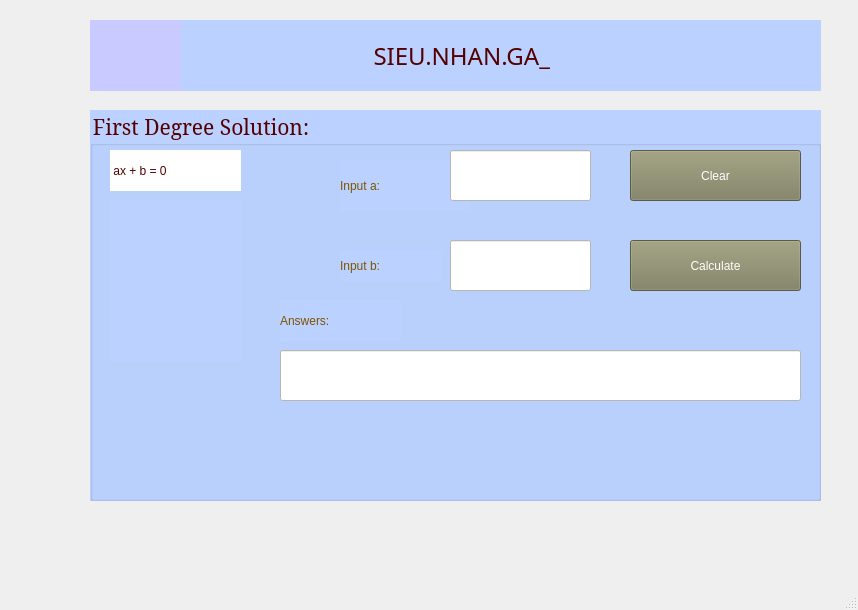
<?xml version="1.0" encoding="UTF-8"?>
<ui version="4.0">
 <class>MainWindow</class>
 <widget class="QMainWindow" name="MainWindow">
  <property name="geometry">
   <rect>
    <x>0</x>
    <y>0</y>
    <width>858</width>
    <height>610</height>
   </rect>
  </property>
  <property name="windowTitle">
   <string>sieunhangao</string>
  </property>
  <property name="windowIcon">
   <iconset>
    <normaloff>../images/hinh-anh-chibi-sieu-nhan-5-anh-em-gao.jpg</normaloff>../images/hinh-anh-chibi-sieu-nhan-5-anh-em-gao.jpg</iconset>
  </property>
  <widget class="QWidget" name="centralwidget">
   <widget class="QLabel" name="label_4">
    <property name="geometry">
     <rect>
      <x>90</x>
      <y>20</y>
      <width>731</width>
      <height>71</height>
     </rect>
    </property>
    <property name="font">
     <font>
      <family>Segoe UI Black</family>
      <pointsize>18</pointsize>
      <weight>10</weight>
      <italic>false</italic>
      <bold>false</bold>
     </font>
    </property>
    <property name="styleSheet">
     <string notr="true">color: rgb(85, 0, 0);
font: 87 18pt &quot;Segoe UI Black&quot;;
background-color: rgb(187, 209, 255);</string>
    </property>
    <property name="text">
     <string>  SIEU.NHAN.GA_</string>
    </property>
    <property name="alignment">
     <set>Qt::AlignCenter</set>
    </property>
   </widget>
   <widget class="QLabel" name="label_6">
    <property name="geometry">
     <rect>
      <x>90</x>
      <y>20</y>
      <width>91</width>
      <height>71</height>
     </rect>
    </property>
    <property name="font">
     <font>
      <family>Segoe Script</family>
      <pointsize>18</pointsize>
      <weight>9</weight>
      <italic>false</italic>
      <bold>false</bold>
     </font>
    </property>
    <property name="styleSheet">
     <string notr="true">background-color: rgb(201, 202, 255);
color: rgb(85, 0, 0);
font: 75 18pt &quot;Segoe Script&quot;;</string>
    </property>
    <property name="text">
     <string/>
    </property>
    <property name="pixmap">
     <pixmap>../images/Anh-5-anh-em-sieu-nhan-phong-cach-chibi.webp</pixmap>
    </property>
    <property name="scaledContents">
     <bool>true</bool>
    </property>
   </widget>
   <widget class="QGroupBox" name="groupBox">
    <property name="geometry">
     <rect>
      <x>90</x>
      <y>110</y>
      <width>731</width>
      <height>391</height>
     </rect>
    </property>
    <property name="font">
     <font>
      <family>MS Serif</family>
      <pointsize>16</pointsize>
      <weight>9</weight>
      <italic>false</italic>
      <bold>false</bold>
     </font>
    </property>
    <property name="styleSheet">
     <string notr="true">font: 75 16pt &quot;MS Serif&quot;;
background-color: rgb(187, 209, 255);
color: rgb(85, 0, 0);</string>
    </property>
    <property name="title">
     <string>First Degree Solution:</string>
    </property>
    <widget class="QLineEdit" name="txtKetQua">
     <property name="geometry">
      <rect>
       <x>190</x>
       <y>240</y>
       <width>521</width>
       <height>51</height>
      </rect>
     </property>
     <property name="styleSheet">
      <string notr="true">background-color: rgb(255, 255, 255);</string>
     </property>
    </widget>
    <widget class="QLabel" name="label_3">
     <property name="geometry">
      <rect>
       <x>250</x>
       <y>140</y>
       <width>101</width>
       <height>31</height>
      </rect>
     </property>
     <property name="styleSheet">
      <string notr="true">color: rgb(126, 84, 0);</string>
     </property>
     <property name="text">
      <string>Input b:</string>
     </property>
    </widget>
    <widget class="QLineEdit" name="txtB">
     <property name="geometry">
      <rect>
       <x>360</x>
       <y>130</y>
       <width>141</width>
       <height>51</height>
      </rect>
     </property>
     <property name="styleSheet">
      <string notr="true">background-color: rgb(255, 255, 255);</string>
     </property>
    </widget>
    <widget class="QLabel" name="label_2">
     <property name="geometry">
      <rect>
       <x>250</x>
       <y>50</y>
       <width>131</width>
       <height>51</height>
      </rect>
     </property>
     <property name="styleSheet">
      <string notr="true">color: rgb(126, 84, 0);</string>
     </property>
     <property name="text">
      <string>Input a:</string>
     </property>
    </widget>
    <widget class="QLineEdit" name="txtA">
     <property name="geometry">
      <rect>
       <x>360</x>
       <y>40</y>
       <width>141</width>
       <height>51</height>
      </rect>
     </property>
     <property name="styleSheet">
      <string notr="true">background-color: rgb(255, 255, 255);</string>
     </property>
    </widget>
    <widget class="QPushButton" name="btnGiai">
     <property name="geometry">
      <rect>
       <x>540</x>
       <y>130</y>
       <width>171</width>
       <height>51</height>
      </rect>
     </property>
     <property name="styleSheet">
      <string notr="true">color: rgb(255, 255, 255);
background-color: rgb(127, 127, 95);</string>
     </property>
     <property name="text">
      <string>Calculate</string>
     </property>
     <property name="icon">
      <iconset>
       <normaloff>../images/calculator.png</normaloff>../images/calculator.png</iconset>
     </property>
    </widget>
    <widget class="QPushButton" name="btnThoat">
     <property name="geometry">
      <rect>
       <x>540</x>
       <y>40</y>
       <width>171</width>
       <height>51</height>
      </rect>
     </property>
     <property name="styleSheet">
      <string notr="true">color: rgb(255, 255, 255);
background-color: rgb(127, 127, 95);</string>
     </property>
     <property name="text">
      <string>Clear</string>
     </property>
     <property name="icon">
      <iconset>
       <normaloff>../../midterm2/images/clear.png</normaloff>../../midterm2/images/clear.png</iconset>
     </property>
    </widget>
    <widget class="QLabel" name="label_5">
     <property name="geometry">
      <rect>
       <x>190</x>
       <y>190</y>
       <width>121</width>
       <height>41</height>
      </rect>
     </property>
     <property name="styleSheet">
      <string notr="true">color: rgb(126, 84, 0);</string>
     </property>
     <property name="text">
      <string>Answers:</string>
     </property>
    </widget>
    <widget class="QLabel" name="label">
     <property name="geometry">
      <rect>
       <x>20</x>
       <y>40</y>
       <width>131</width>
       <height>41</height>
      </rect>
     </property>
     <property name="styleSheet">
      <string notr="true">background-color: rgb(255, 255, 255);</string>
     </property>
     <property name="text">
      <string> ax + b = 0</string>
     </property>
    </widget>
    <widget class="QLabel" name="label_7">
     <property name="geometry">
      <rect>
       <x>20</x>
       <y>90</y>
       <width>131</width>
       <height>161</height>
      </rect>
     </property>
     <property name="text">
      <string/>
     </property>
     <property name="pixmap">
      <pixmap>../images/hinh-anh-chibi-sieu-nhan-5-anh-em-gao.jpg</pixmap>
     </property>
     <property name="scaledContents">
      <bool>true</bool>
     </property>
    </widget>
   </widget>
  </widget>
  <widget class="QMenuBar" name="menubar">
   <property name="geometry">
    <rect>
     <x>0</x>
     <y>0</y>
     <width>858</width>
     <height>26</height>
    </rect>
   </property>
  </widget>
  <widget class="QStatusBar" name="statusbar"/>
 </widget>
 <resources/>
 <connections/>
</ui>
